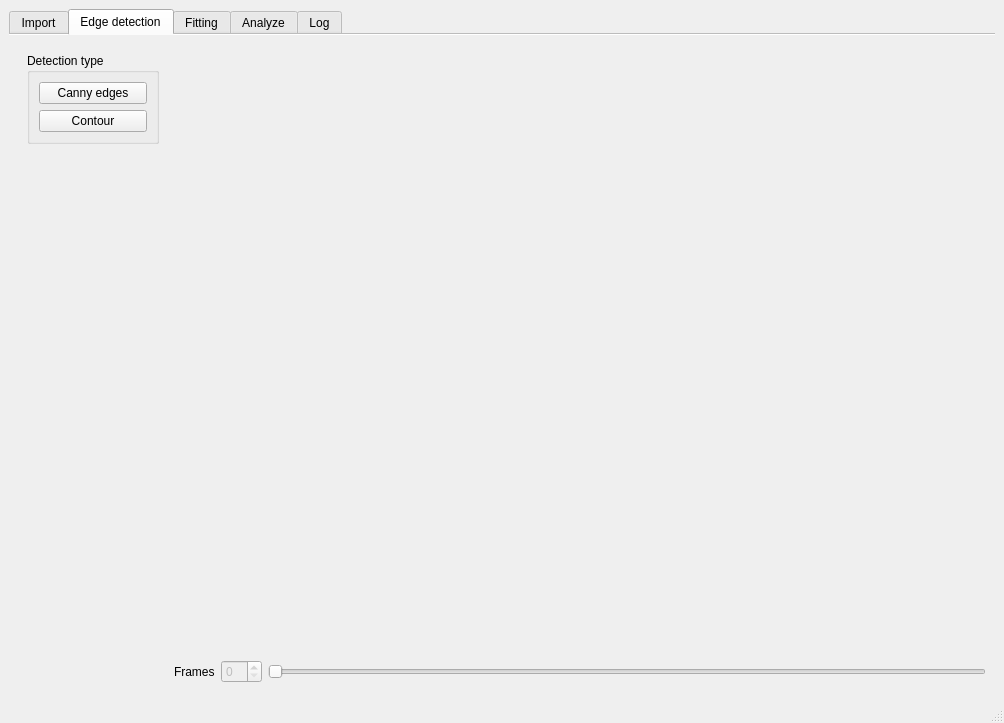
<?xml version="1.0" encoding="UTF-8"?>
<ui version="4.0">
 <class>MainWindow</class>
 <widget class="QMainWindow" name="MainWindow">
  <property name="geometry">
   <rect>
    <x>0</x>
    <y>0</y>
    <width>1004</width>
    <height>723</height>
   </rect>
  </property>
  <property name="windowTitle">
   <string>MainWindow</string>
  </property>
  <widget class="QWidget" name="centralwidget">
   <layout class="QHBoxLayout" name="horizontalLayout_2">
    <item>
     <widget class="QTabWidget" name="tabWidget">
      <property name="tabShape">
       <enum>QTabWidget::Rounded</enum>
      </property>
      <property name="currentIndex">
       <number>1</number>
      </property>
      <property name="elideMode">
       <enum>Qt::ElideNone</enum>
      </property>
      <property name="documentMode">
       <bool>true</bool>
      </property>
      <property name="tabsClosable">
       <bool>false</bool>
      </property>
      <property name="movable">
       <bool>false</bool>
      </property>
      <property name="tabBarAutoHide">
       <bool>false</bool>
      </property>
      <widget class="QWidget" name="tabimport">
       <attribute name="title">
        <string>Import</string>
       </attribute>
       <layout class="QHBoxLayout" name="horizontalLayout_3">
        <item>
         <widget class="QFrame" name="frame">
          <property name="sizePolicy">
           <sizepolicy hsizetype="Fixed" vsizetype="Preferred">
            <horstretch>2</horstretch>
            <verstretch>0</verstretch>
           </sizepolicy>
          </property>
          <property name="maximumSize">
           <size>
            <width>150</width>
            <height>16777215</height>
           </size>
          </property>
          <property name="baseSize">
           <size>
            <width>150</width>
            <height>0</height>
           </size>
          </property>
          <property name="frameShape">
           <enum>QFrame::NoFrame</enum>
          </property>
          <property name="frameShadow">
           <enum>QFrame::Raised</enum>
          </property>
          <layout class="QVBoxLayout" name="verticalLayout_2">
           <item>
            <widget class="QGroupBox" name="groupBox_2">
             <property name="title">
              <string>Import</string>
             </property>
             <property name="flat">
              <bool>false</bool>
             </property>
             <property name="checkable">
              <bool>false</bool>
             </property>
             <layout class="QVBoxLayout" name="verticalLayout_3">
              <item>
               <widget class="QPushButton" name="pushButton">
                <property name="text">
                 <string>Image</string>
                </property>
               </widget>
              </item>
              <item>
               <widget class="QPushButton" name="pushButton_2">
                <property name="text">
                 <string>Images</string>
                </property>
               </widget>
              </item>
              <item>
               <widget class="QPushButton" name="pushButton_3">
                <property name="text">
                 <string>Video</string>
                </property>
               </widget>
              </item>
             </layout>
            </widget>
           </item>
           <item>
            <widget class="QGroupBox" name="groupBox_3">
             <property name="title">
              <string>Baseline</string>
             </property>
             <layout class="QVBoxLayout" name="verticalLayout_13">
              <item>
               <widget class="QPushButton" name="pushButton_4">
                <property name="enabled">
                 <bool>false</bool>
                </property>
                <property name="text">
                 <string>Add point</string>
                </property>
               </widget>
              </item>
              <item>
               <widget class="QPushButton" name="pushButton_5">
                <property name="enabled">
                 <bool>false</bool>
                </property>
                <property name="text">
                 <string>Clear points</string>
                </property>
               </widget>
              </item>
             </layout>
            </widget>
           </item>
           <item>
            <widget class="QGroupBox" name="groupBox">
             <property name="title">
              <string>Crop</string>
             </property>
             <layout class="QVBoxLayout" name="verticalLayout_12">
              <item>
               <widget class="QPushButton" name="reset_crop">
                <property name="enabled">
                 <bool>false</bool>
                </property>
                <property name="text">
                 <string>Reset</string>
                </property>
               </widget>
              </item>
             </layout>
            </widget>
           </item>
           <item>
            <widget class="QGroupBox" name="groupBox_4">
             <property name="title">
              <string>Scaling</string>
             </property>
             <layout class="QVBoxLayout" name="verticalLayout_14">
              <item>
               <widget class="QPushButton" name="pushButton_6">
                <property name="enabled">
                 <bool>false</bool>
                </property>
                <property name="text">
                 <string>Add point</string>
                </property>
               </widget>
              </item>
              <item>
               <widget class="QPushButton" name="pushButton_7">
                <property name="enabled">
                 <bool>false</bool>
                </property>
                <property name="text">
                 <string>Clear points</string>
                </property>
               </widget>
              </item>
             </layout>
            </widget>
           </item>
           <item>
            <spacer name="verticalSpacer">
             <property name="orientation">
              <enum>Qt::Vertical</enum>
             </property>
             <property name="sizeHint" stdset="0">
              <size>
               <width>20</width>
               <height>40</height>
              </size>
             </property>
            </spacer>
           </item>
          </layout>
         </widget>
        </item>
        <item>
         <layout class="QVBoxLayout" name="verticalLayout">
          <item>
           <layout class="QGridLayout" name="gridLayout">
            <item row="1" column="1">
             <widget class="MplWidgetImport" name="mplwidgetimport" native="true">
              <property name="cursor">
               <cursorShape>CrossCursor</cursorShape>
              </property>
             </widget>
            </item>
            <item row="2" column="1">
             <spacer name="verticalSpacer_2">
              <property name="orientation">
               <enum>Qt::Vertical</enum>
              </property>
              <property name="sizeHint" stdset="0">
               <size>
                <width>20</width>
                <height>40</height>
               </size>
              </property>
             </spacer>
            </item>
            <item row="1" column="2">
             <spacer name="horizontalSpacer_2">
              <property name="orientation">
               <enum>Qt::Horizontal</enum>
              </property>
              <property name="sizeHint" stdset="0">
               <size>
                <width>40</width>
                <height>20</height>
               </size>
              </property>
             </spacer>
            </item>
            <item row="0" column="1">
             <spacer name="verticalSpacer_3">
              <property name="orientation">
               <enum>Qt::Vertical</enum>
              </property>
              <property name="sizeHint" stdset="0">
               <size>
                <width>20</width>
                <height>40</height>
               </size>
              </property>
             </spacer>
            </item>
            <item row="1" column="0">
             <spacer name="horizontalSpacer">
              <property name="orientation">
               <enum>Qt::Horizontal</enum>
              </property>
              <property name="sizeHint" stdset="0">
               <size>
                <width>40</width>
                <height>20</height>
               </size>
              </property>
             </spacer>
            </item>
           </layout>
          </item>
          <item>
           <layout class="QHBoxLayout" name="horizontalLayout">
            <item>
             <widget class="QLabel" name="label">
              <property name="text">
               <string>Frames</string>
              </property>
             </widget>
            </item>
            <item>
             <widget class="QSpinBox" name="tab1_spinbox">
              <property name="enabled">
               <bool>false</bool>
              </property>
             </widget>
            </item>
            <item>
             <widget class="QSlider" name="tab1_frameslider">
              <property name="enabled">
               <bool>false</bool>
              </property>
              <property name="orientation">
               <enum>Qt::Horizontal</enum>
              </property>
             </widget>
            </item>
           </layout>
          </item>
         </layout>
        </item>
       </layout>
      </widget>
      <widget class="QWidget" name="tabdetect">
       <attribute name="title">
        <string>Edge detection</string>
       </attribute>
       <layout class="QHBoxLayout" name="horizontalLayout_5">
        <item>
         <widget class="QFrame" name="frame_2">
          <property name="sizePolicy">
           <sizepolicy hsizetype="Fixed" vsizetype="Preferred">
            <horstretch>2</horstretch>
            <verstretch>0</verstretch>
           </sizepolicy>
          </property>
          <property name="maximumSize">
           <size>
            <width>150</width>
            <height>16777215</height>
           </size>
          </property>
          <property name="baseSize">
           <size>
            <width>150</width>
            <height>0</height>
           </size>
          </property>
          <property name="frameShape">
           <enum>QFrame::NoFrame</enum>
          </property>
          <property name="frameShadow">
           <enum>QFrame::Raised</enum>
          </property>
          <layout class="QVBoxLayout" name="verticalLayout_4">
           <item>
            <widget class="QGroupBox" name="groupBox_5">
             <property name="title">
              <string>Detection type</string>
             </property>
             <property name="flat">
              <bool>false</bool>
             </property>
             <property name="checkable">
              <bool>false</bool>
             </property>
             <layout class="QVBoxLayout" name="verticalLayout_5">
              <item>
               <widget class="QPushButton" name="pushButton_8">
                <property name="text">
                 <string>Canny edges</string>
                </property>
               </widget>
              </item>
              <item>
               <widget class="QPushButton" name="pushButton_9">
                <property name="text">
                 <string>Contour</string>
                </property>
               </widget>
              </item>
             </layout>
            </widget>
           </item>
           <item>
            <spacer name="verticalSpacer_4">
             <property name="orientation">
              <enum>Qt::Vertical</enum>
             </property>
             <property name="sizeHint" stdset="0">
              <size>
               <width>20</width>
               <height>40</height>
              </size>
             </property>
            </spacer>
           </item>
          </layout>
         </widget>
        </item>
        <item>
         <layout class="QVBoxLayout" name="verticalLayout_6">
          <item>
           <layout class="QGridLayout" name="gridLayout_2">
            <item row="1" column="1">
             <widget class="MplWidgetDetect" name="mplwidgetdetect" native="true">
              <property name="cursor">
               <cursorShape>ArrowCursor</cursorShape>
              </property>
             </widget>
            </item>
            <item row="2" column="1">
             <spacer name="verticalSpacer_5">
              <property name="orientation">
               <enum>Qt::Vertical</enum>
              </property>
              <property name="sizeHint" stdset="0">
               <size>
                <width>20</width>
                <height>40</height>
               </size>
              </property>
             </spacer>
            </item>
            <item row="1" column="2">
             <spacer name="horizontalSpacer_3">
              <property name="orientation">
               <enum>Qt::Horizontal</enum>
              </property>
              <property name="sizeHint" stdset="0">
               <size>
                <width>40</width>
                <height>20</height>
               </size>
              </property>
             </spacer>
            </item>
            <item row="0" column="1">
             <spacer name="verticalSpacer_6">
              <property name="orientation">
               <enum>Qt::Vertical</enum>
              </property>
              <property name="sizeHint" stdset="0">
               <size>
                <width>20</width>
                <height>40</height>
               </size>
              </property>
             </spacer>
            </item>
            <item row="1" column="0">
             <spacer name="horizontalSpacer_4">
              <property name="orientation">
               <enum>Qt::Horizontal</enum>
              </property>
              <property name="sizeHint" stdset="0">
               <size>
                <width>40</width>
                <height>20</height>
               </size>
              </property>
             </spacer>
            </item>
           </layout>
          </item>
          <item>
           <layout class="QHBoxLayout" name="horizontalLayout_4">
            <item>
             <widget class="QLabel" name="label_2">
              <property name="text">
               <string>Frames</string>
              </property>
             </widget>
            </item>
            <item>
             <widget class="QSpinBox" name="tab2_spinbox">
              <property name="enabled">
               <bool>false</bool>
              </property>
             </widget>
            </item>
            <item>
             <widget class="QSlider" name="tab2_frameslider">
              <property name="enabled">
               <bool>false</bool>
              </property>
              <property name="orientation">
               <enum>Qt::Horizontal</enum>
              </property>
             </widget>
            </item>
           </layout>
          </item>
         </layout>
        </item>
       </layout>
      </widget>
      <widget class="QWidget" name="tab">
       <attribute name="title">
        <string>Fitting</string>
       </attribute>
      </widget>
      <widget class="QWidget" name="tab_3">
       <attribute name="title">
        <string>Analyze</string>
       </attribute>
      </widget>
      <widget class="QWidget" name="tab_4">
       <attribute name="title">
        <string>Log</string>
       </attribute>
      </widget>
     </widget>
    </item>
   </layout>
  </widget>
  <widget class="QMenuBar" name="menubar">
   <property name="geometry">
    <rect>
     <x>0</x>
     <y>0</y>
     <width>1004</width>
     <height>20</height>
    </rect>
   </property>
  </widget>
  <widget class="QStatusBar" name="statusbar"/>
 </widget>
 <customwidgets>
  <customwidget>
   <class>MplWidgetImport</class>
   <extends>QWidget</extends>
   <header>MPLWidget</header>
   <container>1</container>
   <slots>
    <slot>plotSomeDataPoints(int)</slot>
    <slot>set_xmax(int)</slot>
   </slots>
  </customwidget>
  <customwidget>
   <class>MplWidgetDetect</class>
   <extends>QWidget</extends>
   <header>MPLWidget</header>
   <container>1</container>
  </customwidget>
 </customwidgets>
 <resources/>
 <connections>
  <connection>
   <sender>tab1_frameslider</sender>
   <signal>sliderMoved(int)</signal>
   <receiver>tab1_spinbox</receiver>
   <slot>setValue(int)</slot>
   <hints>
    <hint type="sourcelabel">
     <x>436</x>
     <y>675</y>
    </hint>
    <hint type="destinationlabel">
     <x>272</x>
     <y>680</y>
    </hint>
   </hints>
  </connection>
  <connection>
   <sender>tab1_spinbox</sender>
   <signal>valueChanged(int)</signal>
   <receiver>tab1_frameslider</receiver>
   <slot>setValue(int)</slot>
   <hints>
    <hint type="sourcelabel">
     <x>272</x>
     <y>680</y>
    </hint>
    <hint type="destinationlabel">
     <x>537</x>
     <y>675</y>
    </hint>
   </hints>
  </connection>
  <connection>
   <sender>pushButton</sender>
   <signal>clicked()</signal>
   <receiver>MainWindow</receiver>
   <slot>import_image()</slot>
   <hints>
    <hint type="sourcelabel">
     <x>76</x>
     <y>112</y>
    </hint>
    <hint type="destinationlabel">
     <x>6</x>
     <y>113</y>
    </hint>
   </hints>
  </connection>
  <connection>
   <sender>pushButton_3</sender>
   <signal>clicked()</signal>
   <receiver>MainWindow</receiver>
   <slot>import_video()</slot>
   <hints>
    <hint type="sourcelabel">
     <x>89</x>
     <y>180</y>
    </hint>
    <hint type="destinationlabel">
     <x>5</x>
     <y>179</y>
    </hint>
   </hints>
  </connection>
  <connection>
   <sender>tab1_frameslider</sender>
   <signal>sliderMoved(int)</signal>
   <receiver>MainWindow</receiver>
   <slot>tab1_set_current_frame(int)</slot>
   <hints>
    <hint type="sourcelabel">
     <x>486</x>
     <y>669</y>
    </hint>
    <hint type="destinationlabel">
     <x>0</x>
     <y>667</y>
    </hint>
   </hints>
  </connection>
  <connection>
   <sender>tab1_spinbox</sender>
   <signal>valueChanged(int)</signal>
   <receiver>MainWindow</receiver>
   <slot>tab1_set_current_frame(int)</slot>
   <hints>
    <hint type="sourcelabel">
     <x>250</x>
     <y>662</y>
    </hint>
    <hint type="destinationlabel">
     <x>8</x>
     <y>692</y>
    </hint>
   </hints>
  </connection>
  <connection>
   <sender>reset_crop</sender>
   <signal>clicked()</signal>
   <receiver>MainWindow</receiver>
   <slot>reset_crop()</slot>
   <hints>
    <hint type="sourcelabel">
     <x>84</x>
     <y>344</y>
    </hint>
    <hint type="destinationlabel">
     <x>8</x>
     <y>342</y>
    </hint>
   </hints>
  </connection>
  <connection>
   <sender>tabWidget</sender>
   <signal>currentChanged(int)</signal>
   <receiver>MainWindow</receiver>
   <slot>tab_changed(int)</slot>
   <hints>
    <hint type="sourcelabel">
     <x>110</x>
     <y>44</y>
    </hint>
    <hint type="destinationlabel">
     <x>0</x>
     <y>65</y>
    </hint>
   </hints>
  </connection>
  <connection>
   <sender>tab2_frameslider</sender>
   <signal>sliderMoved(int)</signal>
   <receiver>MainWindow</receiver>
   <slot>tab2_set_current_frame(int)</slot>
   <hints>
    <hint type="sourcelabel">
     <x>545</x>
     <y>666</y>
    </hint>
    <hint type="destinationlabel">
     <x>541</x>
     <y>698</y>
    </hint>
   </hints>
  </connection>
  <connection>
   <sender>tab2_spinbox</sender>
   <signal>valueChanged(int)</signal>
   <receiver>MainWindow</receiver>
   <slot>tab2_set_current_frame(int)</slot>
   <hints>
    <hint type="sourcelabel">
     <x>248</x>
     <y>670</y>
    </hint>
    <hint type="destinationlabel">
     <x>255</x>
     <y>696</y>
    </hint>
   </hints>
  </connection>
  <connection>
   <sender>tab2_frameslider</sender>
   <signal>sliderMoved(int)</signal>
   <receiver>tab2_spinbox</receiver>
   <slot>setValue(int)</slot>
   <hints>
    <hint type="sourcelabel">
     <x>303</x>
     <y>661</y>
    </hint>
    <hint type="destinationlabel">
     <x>263</x>
     <y>662</y>
    </hint>
   </hints>
  </connection>
  <connection>
   <sender>tab2_spinbox</sender>
   <signal>valueChanged(int)</signal>
   <receiver>tab2_frameslider</receiver>
   <slot>setValue(int)</slot>
   <hints>
    <hint type="sourcelabel">
     <x>233</x>
     <y>675</y>
    </hint>
    <hint type="destinationlabel">
     <x>417</x>
     <y>670</y>
    </hint>
   </hints>
  </connection>
 </connections>
 <slots>
  <slot>import_image()</slot>
  <slot>import_video()</slot>
  <slot>tab1_set_current_frame(int)</slot>
  <slot>reset_crop()</slot>
  <slot>tab_changed(int)</slot>
  <slot>tab2_set_current_frame(int)</slot>
 </slots>
</ui>
